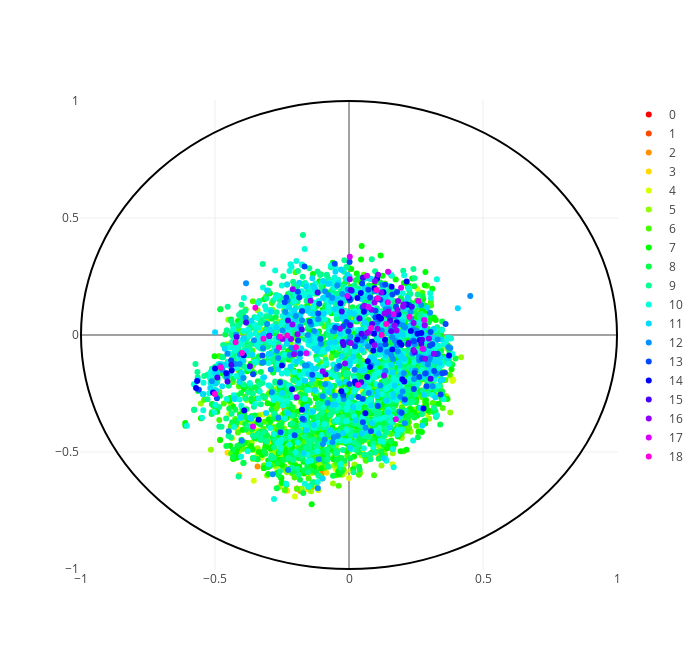

This figure's notebook cell:
### Code cell
hyp_model = Glove.load(hyp_model_fn["dist_sq-scale10"])
hyp_wv = hyp_model.wv
offset = None # np.array([0.25, 0])

plot_wordnet_per_level(hyp_model, labeled_word_dict, ratio_words=1,
                       left_offset=offset, right_offset=offset, aggregate="w+c")

### Figure 1 — Plotly figure (JSON) as saved in the notebook; plotly's stock layout.template omitted (floating-point values rounded to 4 significant figures; data arrays with more than 128 entries replaced by an {"elided": "..."} marker saying what was removed)
{"data": [{"marker": {"color": "rgb(255, 0, 0)"}, "mode": "markers", "name": "0", "text": ["entity"], "textposition": "top right", "type": "scatter", "x": [-0.1455], "y": [-0.4741]}, {"marker": {"color": "rgb(255, 72, 0)"}, "mode": "markers", "name": "1", "text": ["abstraction", "thing"], "textposition": "top right", "type": "scatter", "x": [0.09751, -0.1939], "y": [-0.4323, -0.6573]}, {"marker": {"color": "rgb(255, 145, 0)"}, "mode": "markers", "name": "2", "text": ["thing", "object", "matter", "attribute", "process", "group", "relation", "communication", "measure", "change", "freshener", "horror", "pacifier", "stinker", "otherworld", "set", "substance"], "textposition": "top right", "type": "scatter", "x": [-0.1939, -0.09892, -0.1819, -0.04617, -0.1371, -0.3748, -0.1437, -0.1154, -0.1014, -0.2358, 0.1882, -0.2416, 0.2238, 0.2335, 0.07002, -0.3413, -0.01676], "y": [-0.6573, -0.6131, -0.6668, -0.548, -0.6495, -0.4911, -0.5306, -0.5707, -0.5917, -0.6618, 0.09658, -0.3135, -0.0784, 0.06965, -0.05434, -0.562, -0.5868]}, {"marker": {"color": "rgb(255, 218, 0)"}, "mode": "markers", "name": "3", "text": ["whole", "substance", "cognition", "motivation", "state", "location", "shape", "time", "space", "event", "possession", "phenomenon", "publication", "charm", "curio", "draw", "film", "hoodoo", "keepsake", "part", "property", "snake", "stuff", "subject", "triviality", "trait", "character", "thing", "personality", "cheerfulness", "ballast", "ethos", "eidos", "quality", "property", "inheritance", "position", "probability", "depth", "quantum", "interval", "group", "message", "contagion", "language", "community", "domain", "sainthood", "hail", "remains", "nature", "engine", "encapsulation", "relationship", "affinity", "change", "halogen", "point"], "textposition": "top right", "type": "scatter", "x": [-0.2678, -0.01676, 0.1235, -0.05519, -0.4809, -0.3245, -0.08373, -0.4091, -0.2181, -0.3722, -0.2208, -0.1076, -0.3018, 0.004089, 0.1454, -0.2803, -0.4164, 0.1352, 0.1365, -0.4532, -0.273, -0.04811, -0.1302, -0.2304, 0.2214, 0.005841, -0.2904, -0.1939, -0.1108, 0.2837, 0.05354, 0.02311, 0.03631, -0.1524, -0.273, -0.06023, -0.3581, 0.008804, -0.122, 0.1077, -0.01432, -0.3748, -0.1348, 0.1974, -0.179, -0.3605, -0.08554, 0.1472, -0.0265, -0.2656, -0.1535, -0.07473, 0.2136, -0.2132, 0.04117, -0.2358, 0.2776, -0.3176], "y": [-0.5886, -0.5868, -0.4727, -0.5579, -0.449, -0.5105, -0.5884, -0.5978, -0.5432, -0.4819, -0.4246, -0.5492, -0.4765, -0.3761, 0.02503, -0.4794, -0.4005, 0.01518, -0.03359, -0.5033, -0.5105, -0.2768, -0.6308, -0.6653, -0.3733, -0.3702, -0.4647, -0.6573, -0.4663, -0.1422, -0.329, -0.2994, 0.09175, -0.6596, -0.5105, -0.3786, -0.5284, -0.5796, -0.545, -0.5084, -0.4299, -0.4911, -0.5888, -0.2815, -0.5032, -0.4897, -0.4423, -0.1249, -0.2725, -0.5265, -0.5925, -0.4247, -0.3422, -0.5098, -0.4564, -0.6618, -0.307, -0.5576]}, {"marker": {"color": "rgb(218, 255, 0)"}, "mode": "markers", "name": "4", "text": {"elided": "144 str values"}, "textposition": "top right", "type": "scatter", "x": {"elided": "144 float values"}, "y": {"elided": "144 float values"}}, {"marker": {"color": "rgb(145, 255, 0)"}, "mode": "markers", "name": "5", "text": {"elided": "305 str values"}, "textposition": "top right", "type": "scatter", "x": {"elided": "305 float values"}, "y": {"elided": "305 float values"}}, {"marker": {"color": "rgb(72, 255, 0)"}, "mode": "markers", "name": "6", "text": {"elided": "504 str values"}, "textposition": "top right", "type": "scatter", "x": {"elided": "504 float values"}, "y": {"elided": "504 float values"}}, {"marker": {"color": "rgb(0, 255, 0)"}, "mode": "markers", "name": "7", "text": {"elided": "654 str values"}, "textposition": "top right", "type": "scatter", "x": {"elided": "654 float values"}, "y": {"elided": "654 float values"}}, {"marker": {"color": "rgb(0, 255, 72)"}, "mode": "markers", "name": "8", "text": {"elided": "637 str values"}, "textposition": "top right", "type": "scatter", "x": {"elided": "637 float values"}, "y": {"elided": "637 float values"}}, {"marker": {"color": "rgb(0, 255, 145)"}, "mode": "markers", "name": "9", "text": {"elided": "749 str values"}, "textposition": "top right", "type": "scatter", "x": {"elided": "749 float values"}, "y": {"elided": "749 float values"}}, {"marker": {"color": "rgb(0, 255, 218)"}, "mode": "markers", "name": "10", "text": {"elided": "527 str values"}, "textposition": "top right", "type": "scatter", "x": {"elided": "527 float values"}, "y": {"elided": "527 float values"}}, {"marker": {"color": "rgb(0, 218, 255)"}, "mode": "markers", "name": "11", "text": {"elided": "276 str values"}, "textposition": "top right", "type": "scatter", "x": {"elided": "276 float values"}, "y": {"elided": "276 float values"}}, {"marker": {"color": "rgb(0, 145, 255)"}, "mode": "markers", "name": "12", "text": {"elided": "138 str values"}, "textposition": "top right", "type": "scatter", "x": {"elided": "138 float values"}, "y": {"elided": "138 float values"}}, {"marker": {"color": "rgb(0, 72, 255)"}, "mode": "markers", "name": "13", "text": ["bowing", "piping", "stopping", "transposition", "patricide", "bloodbath", "reshuffle", "riffle", "recirculation", "stockpiling", "ball", "hardball", "one-hitter", "softball", "rounders", "stickball", "promenade", "swing", "coloratura", "caroling", "crooning", "crooning", "scat", "karaoke", "skylark", "bunting", "bluebird", "myna", "currawong", "agamid", "boa", "krait", "cock", "capercaillie", "coot", "curlew", "bitch", "bruin", "comma", "eggar", "llama", "ratel", "galago", "brougham", "clipper", "fusil", "jetliner", "planner", "submarine", "petrology", "shiism", "shortening", "cajun", "captain", "harvester", "doughboy", "lieutenant", "master-at-arms", "neurologist", "pater", "romanov", "sourdough", "borgia", "egbert", "hammurabi", "jeroboam", "lister", "nebuchadnezzar", "reed", "spelt", "chlorosis", "gelatin", "erythropoietin", "interleukin", "maltose", "pectin", "myoglobin", "cornstarch", "transferrin"], "textposition": "top right", "type": "scatter", "x": [0.05136, 0.1076, -0.203, 0.1959, 0.3311, 0.05731, -0.323, 0.3109, 0.3419, 0.2419, -0.2554, -0.1112, 0.09848, -0.4398, 0.003209, 0.1351, -0.182, -0.1735, 0.2208, 0.1753, 0.2731, 0.2731, 0.1157, 0.001575, -0.01016, -0.0219, -0.05143, 0.1536, 0.1792, 0.3603, -0.002421, 0.224, -0.03602, 0.07902, 0.07201, 0.1472, 0.03531, -0.1151, 0.08213, -0.0532, 0.136, 0.2443, 0.1621, -0.1858, -0.1066, 0.002112, 0.09888, -0.1372, -0.2576, 0.3044, 0.3015, 0.05181, 0.02241, -0.4927, -0.0001845, 0.1168, -0.5602, 0.04922, -0.1463, 0.1141, -0.2403, 0.2425, -0.2344, -0.1749, 0.05071, 0.01023, -0.1895, -0.1908, -0.3578, -0.02162, 0.3579, 0.2081, 0.3175, -0.1659, 0.3478, 0.2622, 0.2894, 0.2842, 0.3247], "y": [-0.2734, -0.3037, -0.4289, -0.3323, -0.07974, -0.007446, -0.08771, -0.03983, -0.2542, -0.2307, -0.4157, 0.1336, 0.07617, -0.1095, 0.1486, 0.2145, -0.07925, -0.3579, -0.04072, 0.1209, -0.1001, -0.1001, -0.06234, -0.2099, 0.05595, 0.03769, 0.03166, 0.06624, 0.1839, 0.04737, 0.01631, 0.1283, -0.1324, 0.1607, 0.1938, 0.08437, -0.2647, 0.09178, -0.4115, 0.305, -0.03962, -0.1626, 0.173, 0.1606, -0.01729, 0.3122, 0.1036, -0.1697, -0.2026, 0.01235, -0.04606, -0.3727, -0.04794, -0.2706, -0.03057, 0.1511, -0.2336, 0.2204, 0.0573, 0.0679, 0.1404, -0.02652, 0.1607, 0.1025, 0.1187, 0.1886, -0.02326, 0.1844, -0.1675, -0.2578, -0.161, -0.276, -0.1541, 0.2925, -0.163, -0.1795, -0.2188, -0.165, -0.08268]}, {"marker": {"color": "rgb(0, 0, 255)"}, "mode": "markers", "name": "14", "text": ["reel", "quadrille", "insemination", "landscaping", "roundup", "commutation", "amnesty", "cantillation", "quarter", "reprieve", "pollard", "puppy", "dory", "stickleback", "seahorse", "thresher", "dogfish", "hammerhead", "sawfish", "guitarfish", "stingray", "agama", "ornithopod", "asp", "peafowl", "teal", "redhead", "greylag", "kaki", "skua", "corgi", "tiger", "jackrabbit", "gopher", "boar", "pronghorn", "fisher", "baboon", "tarpon", "gar", "constitution", "brigadier", "foreman", "charles", "edgar", "george", "menninger", "sullivan", "victoria", "styrofoam", "soman"], "textposition": "top right", "type": "scatter", "x": [-0.02875, 0.2307, 0.2779, 0.06119, 0.09055, 0.2062, -0.1753, 0.2642, -0.3909, 0.02371, -0.2972, 0.02263, -0.0005381, 0.1283, 0.1887, 0.1194, 0.1779, 0.1344, 0.1851, 0.2145, 0.03074, 0.27, 0.3734, 0.07843, 0.1109, 0.09345, 0.08561, 0.2153, 0.04402, 0.03115, 0.05554, -0.2127, 0.09489, 0.1613, 0.07001, 0.159, -0.4378, 0.1956, -0.03157, 0.0683, -0.3371, -0.4997, -0.2503, -0.5667, -0.3929, -0.5707, 0.1051, -0.4578, -0.5074, 0.1988, 0.2558], "y": [-0.2408, 0.01677, -0.3145, -0.334, -0.06585, -0.1992, -0.3192, -0.02182, -0.3232, -0.2074, -0.002747, -0.1988, 0.1579, 0.1826, -0.03223, 0.07081, 0.05401, -0.02034, 0.0889, 0.1301, -0.01908, 0.008778, -0.08716, -0.1372, 0.07834, 0.005421, -0.02897, 0.2284, 0.1799, 0.1585, 0.09898, -0.2323, 0.1998, -0.06157, -0.1124, 0.2064, -0.1522, -0.04145, 0.1358, -0.179, -0.3625, -0.1427, -0.1308, -0.1968, -0.08662, -0.2269, 0.2418, -0.1633, -0.2459, -0.1889, 0.005449]}, {"marker": {"color": "rgb(72, 0, 255)"}, "mode": "markers", "name": "15", "text": ["lancers", "loach", "cyprinid", "mako", "tyrannosaur", "willet", "humpback", "watchdog", "angora", "ocelot", "pony", "cro-magnon", "capelin", "tilefish", "snapper", "goby", "poacher", "alcibiades", "bradley", "clive", "drake", "harris", "josephus", "marshall", "pompey", "seleucus", "xenophon", "milo"], "textposition": "top right", "type": "scatter", "x": [-0.384, 0.08621, 0.3046, 0.04647, 0.2699, 0.006595, 0.1573, 0.04529, 0.2723, 0.1534, -0.08772, 0.2452, 0.2344, 0.05218, -0.02338, 0.2227, 0.03911, -0.02705, -0.4392, -0.419, -0.3698, -0.4913, -0.02062, -0.4533, -0.2276, -0.1171, 0.004389, -0.1764], "y": [0.05393, 0.04673, -0.1874, 0.005532, -0.03725, 0.1918, 0.01645, -0.2015, -0.02048, 0.06133, -0.169, -0.07401, 0.1203, 0.2444, -0.02954, -0.03415, 0.07057, 0.1004, -0.1283, -0.008268, -0.1337, -0.1812, -0.04249, -0.1983, 0.06239, 0.1812, 0.0417, 0.02391]}, {"marker": {"color": "rgb(145, 0, 255)"}, "mode": "markers", "name": "16", "text": ["carp", "tench", "dace", "chub", "shiner", "roach", "rudd", "minnow", "gudgeon", "goldfish", "sucker", "killifish", "guppy", "mosquitofish", "platy", "mollie", "coelophysis", "velociraptor", "deinonychus", "utahraptor", "bloodhound", "greyhound", "cairn", "caracal", "dun", "thoroughbred", "ox", "ram", "kid", "blackbuck", "kudu", "oryx", "ling", "redfish", "tetra", "sheepshead", "goatfish", "blenny", "billfish", "brill"], "textposition": "top right", "type": "scatter", "x": [0.06755, 0.00294, 0.1206, 0.1042, 0.08388, -0.2163, -0.2978, 0.1702, 0.1467, 0.1309, 0.09517, 0.1327, 0.05772, 0.1811, 0.3165, -0.1432, 0.2411, 0.2405, 0.2842, 0.2983, 0.07528, -0.205, 0.007002, 0.2039, -0.03363, -0.2483, -0.01483, -0.09839, -0.1954, 0.1831, 0.2016, 0.09535, -0.2113, 0.09717, 0.1062, -0.2099, 0.1086, 0.1772, 0.2823, -0.1919], "y": [0.008706, 0.2381, 0.1814, 0.1552, 0.1082, -0.0168, -0.003817, 0.04007, 0.1001, -0.1729, -0.04336, 0.09178, 0.1253, 0.1065, -0.08064, 0.1459, 0.05144, -0.06375, -0.1015, -0.01492, 0.01405, -0.08278, -0.03461, 0.1304, 0.02722, -0.01698, -0.1213, -0.1553, -0.266, 0.1456, 0.122, 0.1391, 0.04528, 0.2296, 0.02723, 0.196, 0.2572, 0.01919, 0.04121, 0.003613]}, {"marker": {"color": "rgb(218, 0, 255)"}, "mode": "markers", "name": "17", "text": ["silverfish", "redhorse", "borzoi", "whippet", "clumber", "stud", "beef", "grade", "ibex", "kob", "bluegill", "yellowtail", "kingfish", "skipjack"], "textposition": "top right", "type": "scatter", "x": [0.2752, 0.2589, 0.2805, 0.1665, 0.003015, -0.1591, 0.1745, -0.3583, 0.0732, 0.1943, 0.1459, 0.06728, -0.005839, 0.1448], "y": [-0.0588, 0.1449, 0.06374, 0.08901, 0.3346, -0.07847, -0.3597, -0.3913, 0.1196, 0.2015, 0.2708, 0.253, 0.1663, 0.1398]}, {"marker": {"color": "rgb(255, 0, 218)"}, "mode": "markers", "name": "18", "text": ["springer", "heifer", "bullock", "longhorn", "ayrshire", "charolais", "jersey", "durham", "galloway", "friesian", "guernsey", "hereford", "gaur", "coney", "hind", "cero", "sierra"], "textposition": "top right", "type": "scatter", "x": [-0.1981, 0.1215, -0.2578, 0.08273, -0.3495, 0.1078, -0.5006, -0.478, -0.3192, 0.2257, -0.2611, -0.423, 0.1388, -0.2303, 0.03381, 0.1026, -0.3994], "y": [-0.05195, -0.0005044, -0.006544, 0.03002, 0.1168, 0.1572, -0.2521, -0.1392, -0.01617, 0.07824, -0.05389, -0.03119, 0.0474, -0.002622, -0.214, 0.1921, -0.07653]}, {"marker": {"color": "rgb(255, 0, 145)"}, "mode": "markers", "name": "19", "text": [], "textposition": "top right", "type": "scatter", "x": [], "y": []}], "layout": {"height": 650, "shapes": [{"line": {"color": "rgba(0, 0, 0, 1)"}, "type": "circle", "x0": -1, "x1": 1, "xref": "x", "y0": -1, "y1": 1, "yref": "y"}], "width": 700}}
